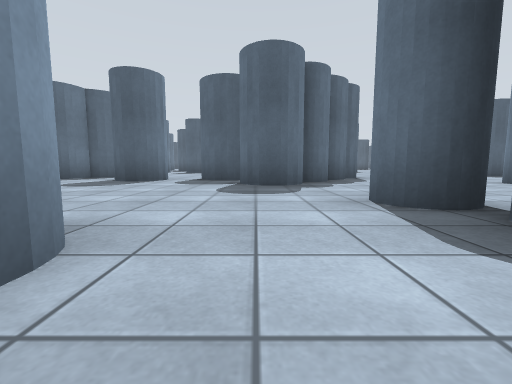
view 1 (above)

24 first-person views from a walk through a Gazebo world. The camera is 0.72 m above the floor, tilts 6° down and sees 90° across. The floor is counted in squares, 2 m on a side. Each view is taken from the middle of a square. On the plan, view 1 faces up. The plan holds only what a view shows up to about 9 squares ahead; the rest is blank.

view 2
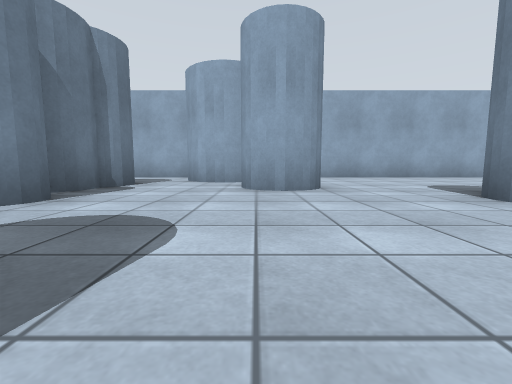

view 3
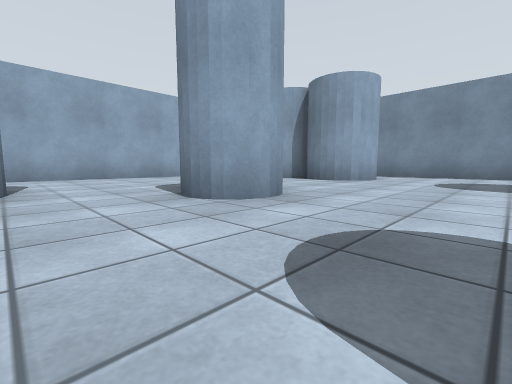

view 4
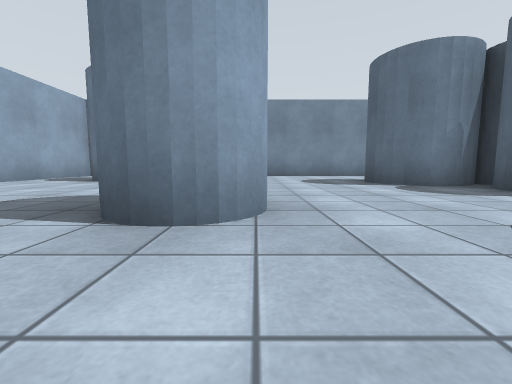

view 5
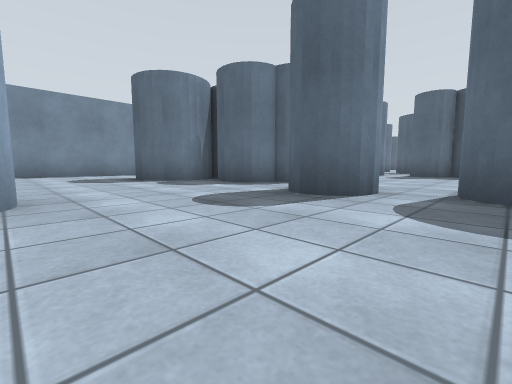

view 6
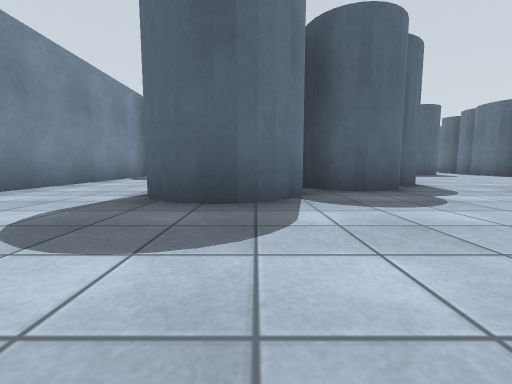

view 7
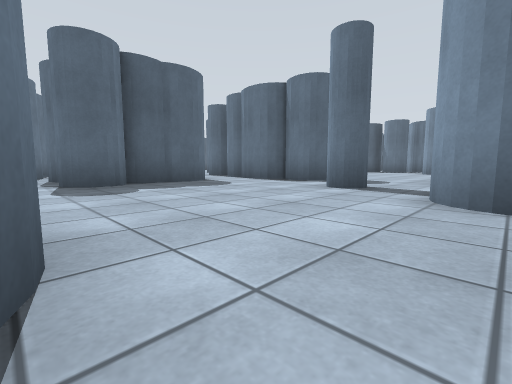

view 8
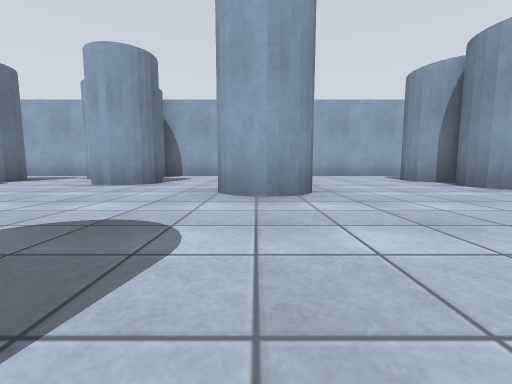

view 9
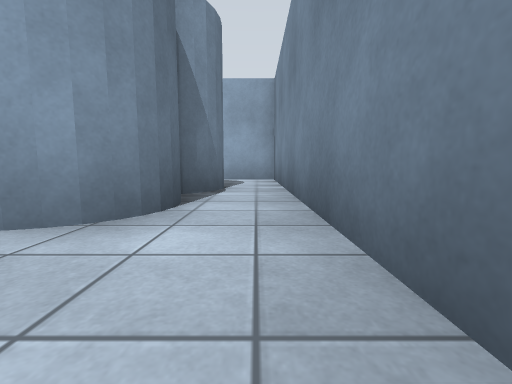

view 10
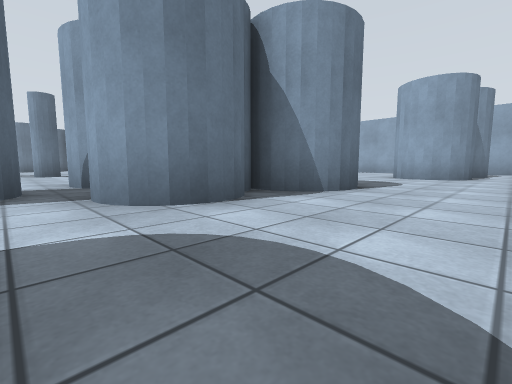

view 11
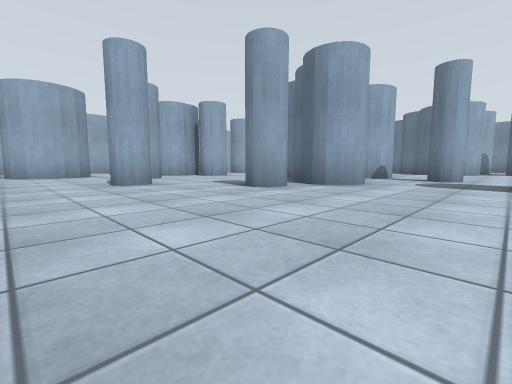

view 12
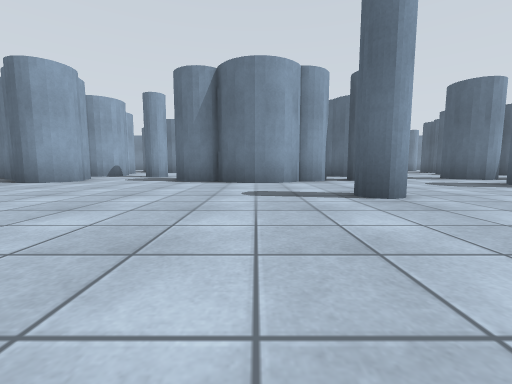

view 13
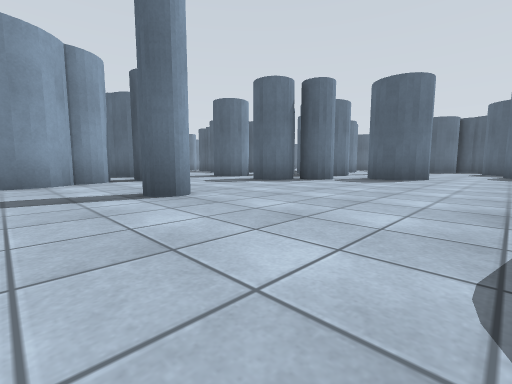

view 14
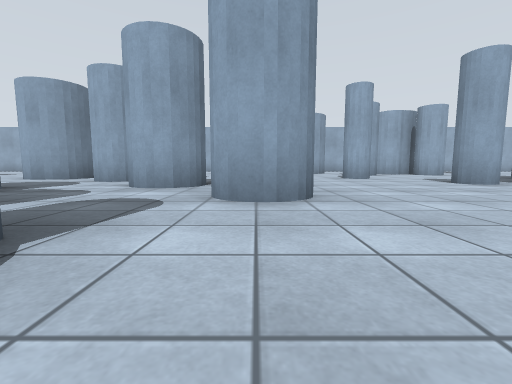

view 15
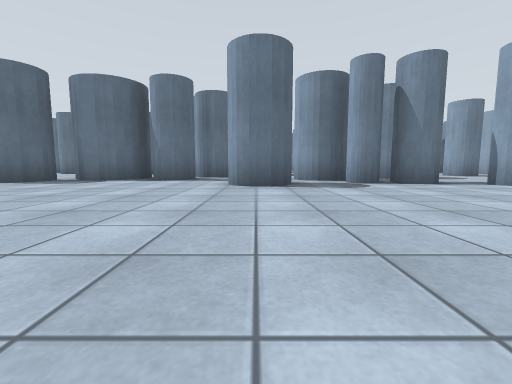

view 16
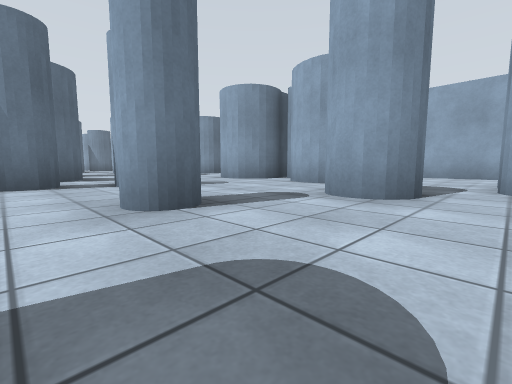

view 17
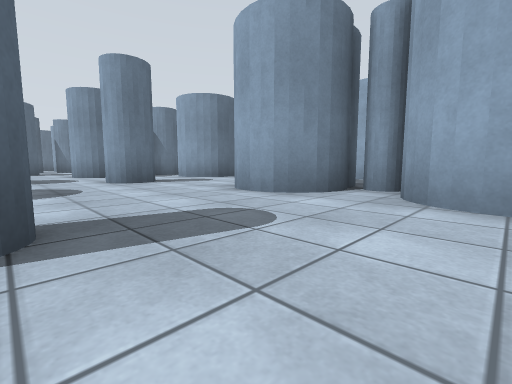

view 18
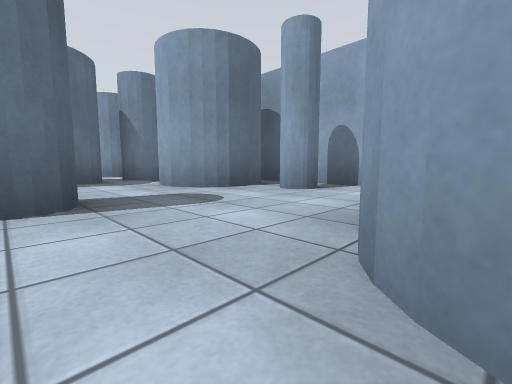

view 19
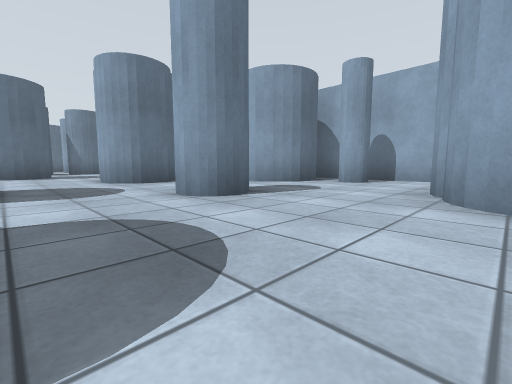

view 20
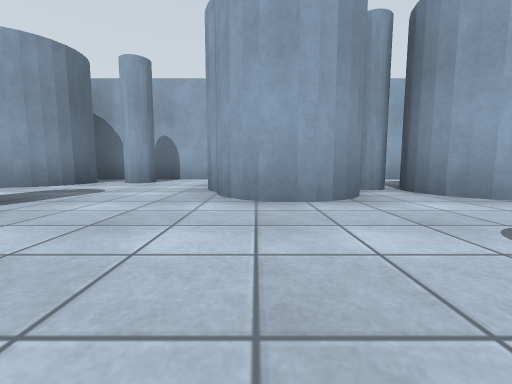

view 21
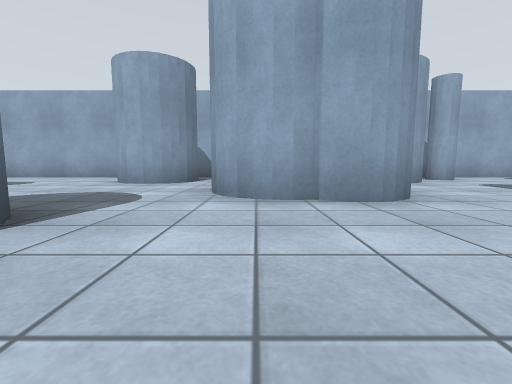

view 22
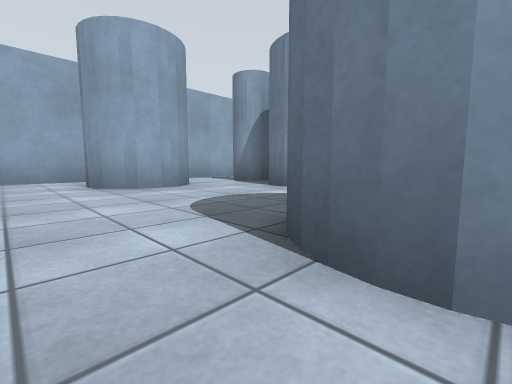

view 23
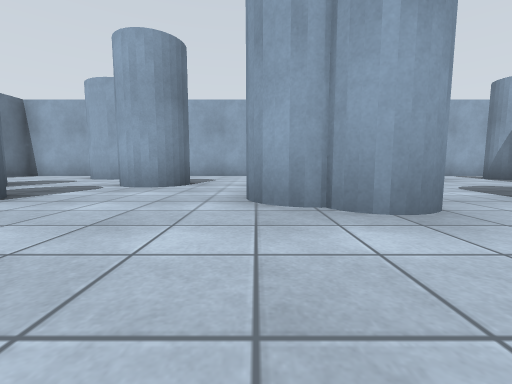

view 24
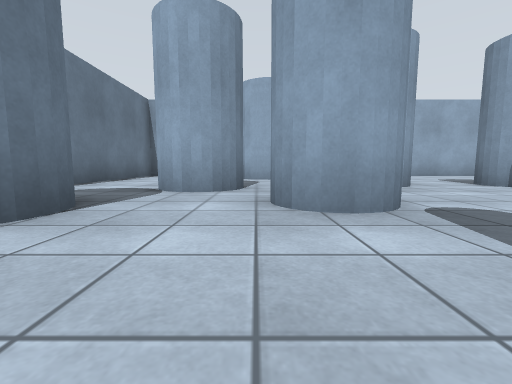

### Floor plan
Key: @ floor where view 1 was taken; # wall or solid block; x gap in a wall; . floor.
Columns run from 11 left of view 1 to 30 right of it. Each row starts with its distance up from view 1.
 24                    #
 23                   ..
 22                   .#
 21                   ..
 20                #.#..
 19                 .#..
 18            .#. #....
 17            ...##....
 16             ........
 15           ##.#......
 14         #  .........#.
 13         ###.##..#...##
 12       #.#...##.......#
 11 ##     .....##.......##
 10 #....#................#
  9 #...###....#.......#...
  8 #..## ##.....#.......#.
  7 #..####...####.#...###...
  6 #..##...#.###......#.##...      ... ...
  5 #..........##...#....# .##...   ... ...
  4 #..................#.........##.#...#..#
  3 #......#.......#.............#..##..#...
  2 #.##...#.....#.........#..##....#.....#..
  1 #.##.....##..##.##.##.....##....#..#.....#
  0 #.##.......@.##. ####......#.#...........#
 -1 #.........##.... .....#.##x#.##.....##...#
 -2 #.........# ......  ....#...........  ...#
 -3 ####################################   ###

Positions as (right, up) in squares from view 1, and headings:
1: (0, 0), facing up
2: (-1, 5), facing down
3: (-2, 5), facing down-left
4: (-2, 3), facing left
5: (-1, 3), facing up-left
6: (-7, 3), facing up
7: (-4, 7), facing up-right
8: (-4, 6), facing down
9: (-10, 4), facing down
10: (-10, 10), facing down-right
11: (7, 10), facing down-left
12: (8, 12), facing left
13: (8, 12), facing up-left
14: (8, 12), facing down
15: (3, 9), facing right
16: (3, 6), facing down-right
17: (6, 4), facing down-right
18: (9, 2), facing down-right
19: (9, 4), facing down-right
20: (9, 4), facing down
21: (16, 5), facing down
22: (20, 4), facing down-left
23: (22, 6), facing down
24: (26, 6), facing down
